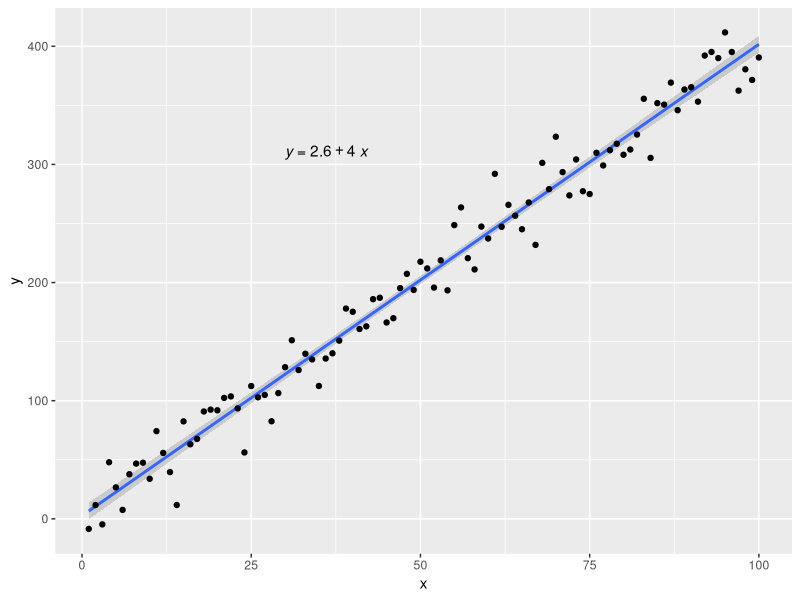
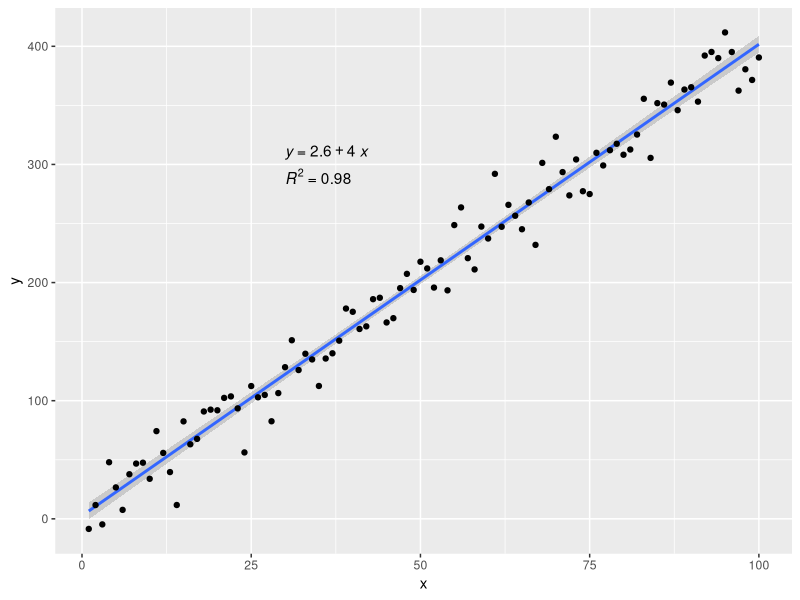

The R source for these figures, in order:
# Step 1: Create the Data
# make this example reproducible 
set.seed(1)

# create data frame
df <- data.frame(x = c(1:100))
df$y <- 4*df$x + rnorm(100, sd=20)

# view head of data frame
head(df)

# create the plot with regression Equation
# load necessary libraries
library("ggplot2")
library("ggpubr")

# create plot with regression line and regression equation 
ggplot(data = df, aes(x=x, y=y)) +
  geom_smooth(method = "lm") +
  geom_point() +
  stat_regline_equation(label.x=30, label.y=310)

# step:3 add r-squared to the plot(optional)
# create plot with regression line,  regression equation
ggplot(data=df, aes(x=x, y=y)) +
  geom_smooth(method="lm") +
  geom_point() +
  stat_regline_equation(label.x = 30, label.y = 310) +
  stat_cor(aes(label=..rr.label..), label.x = 30, label.y=290)
